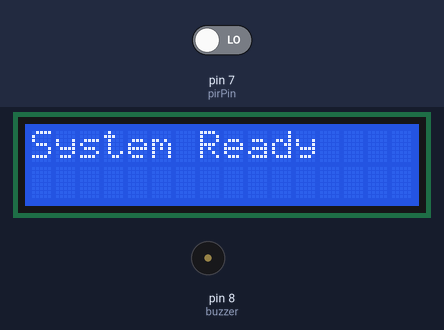
Bench run of a sketch on a simulated Arduino Uno, built with avr-gcc and run on an emulated ATmega328P. Parts: 16×2 character LCD, buzzer (waves = sounding, pin HIGH). Inputs (shaded band) come from the test bench; at power-on: pin 7 (pirPin) LOW.

Above: at 0.1 s.
3.3 s: pin 7 (pirPin) driven HIGH
At 3.6 s:
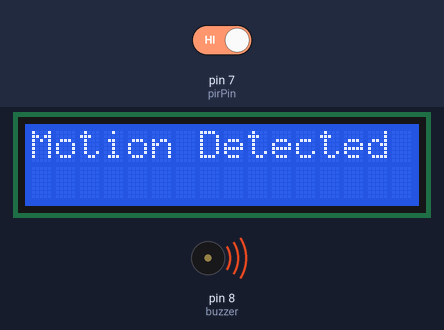
4.8 s: pin 7 (pirPin) driven LOW
At 5.9 s:
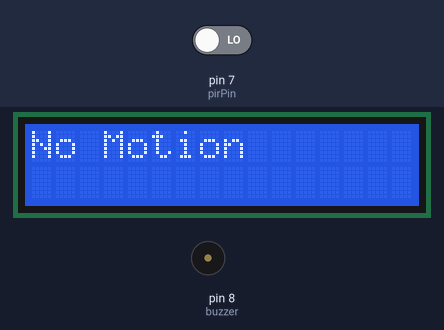
Timing chart, 0 to 7.8 s (numbered marks = the images above; inputs shaded):
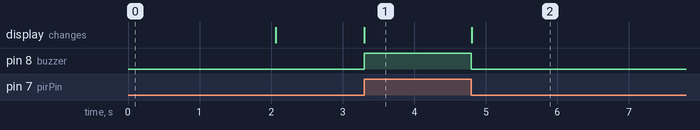

Measured:
- after the input at 3.3 s, pin 8 (buzzer): LOW → HIGH at once; the display: changes at once (image 1)
- after the input at 4.8 s, pin 8 (buzzer): HIGH → LOW at once; the display: changes at once (image 2)

The sketch:

motion_detection.ino
```cpp
#include <LiquidCrystal.h>

LiquidCrystal lcd(12, 11, 5, 4, 3, 2);
int pirPin = 7;
int buzzer = 8;
int pirState = LOW;
int val = 0;

void setup() {
  lcd.begin(16, 2);
  pinMode(pirPin, INPUT);
  pinMode(buzzer, OUTPUT);
  lcd.print("System Ready");
  delay(2000);
  lcd.clear();
}

void loop() {
  val = digitalRead(pirPin);
  if (val == HIGH) {
    digitalWrite(buzzer, HIGH);
    if (pirState == LOW) {
      lcd.clear();
      lcd.print("Motion Detected");
      pirState = HIGH;
    }
  } else {
    digitalWrite(buzzer, LOW);
    if (pirState == HIGH) {
      lcd.clear();
      lcd.print("No Motion");
      pirState = LOW;
    }
  }
}
```
